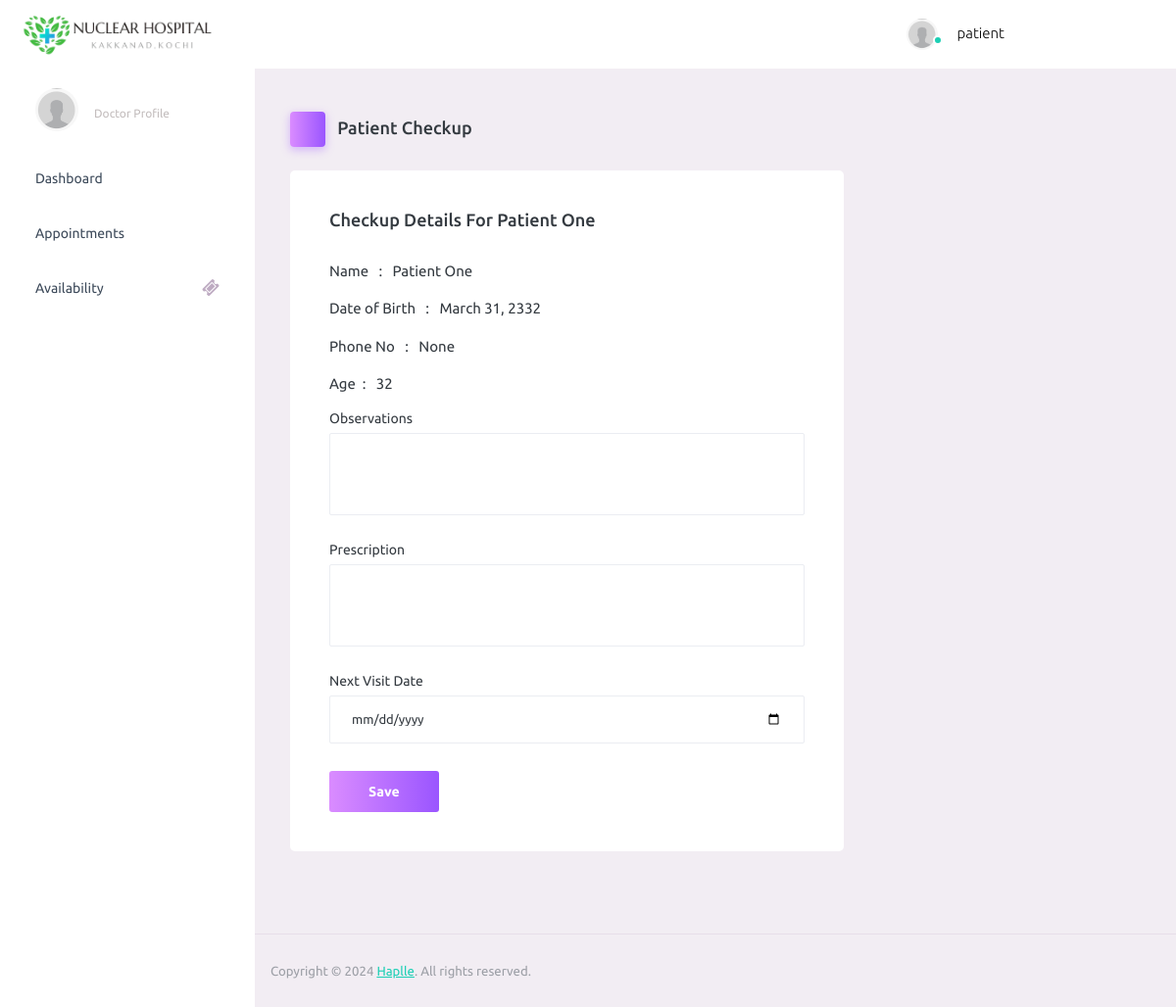
The app's page /doctor/checkup/1/ (signed in), older data.
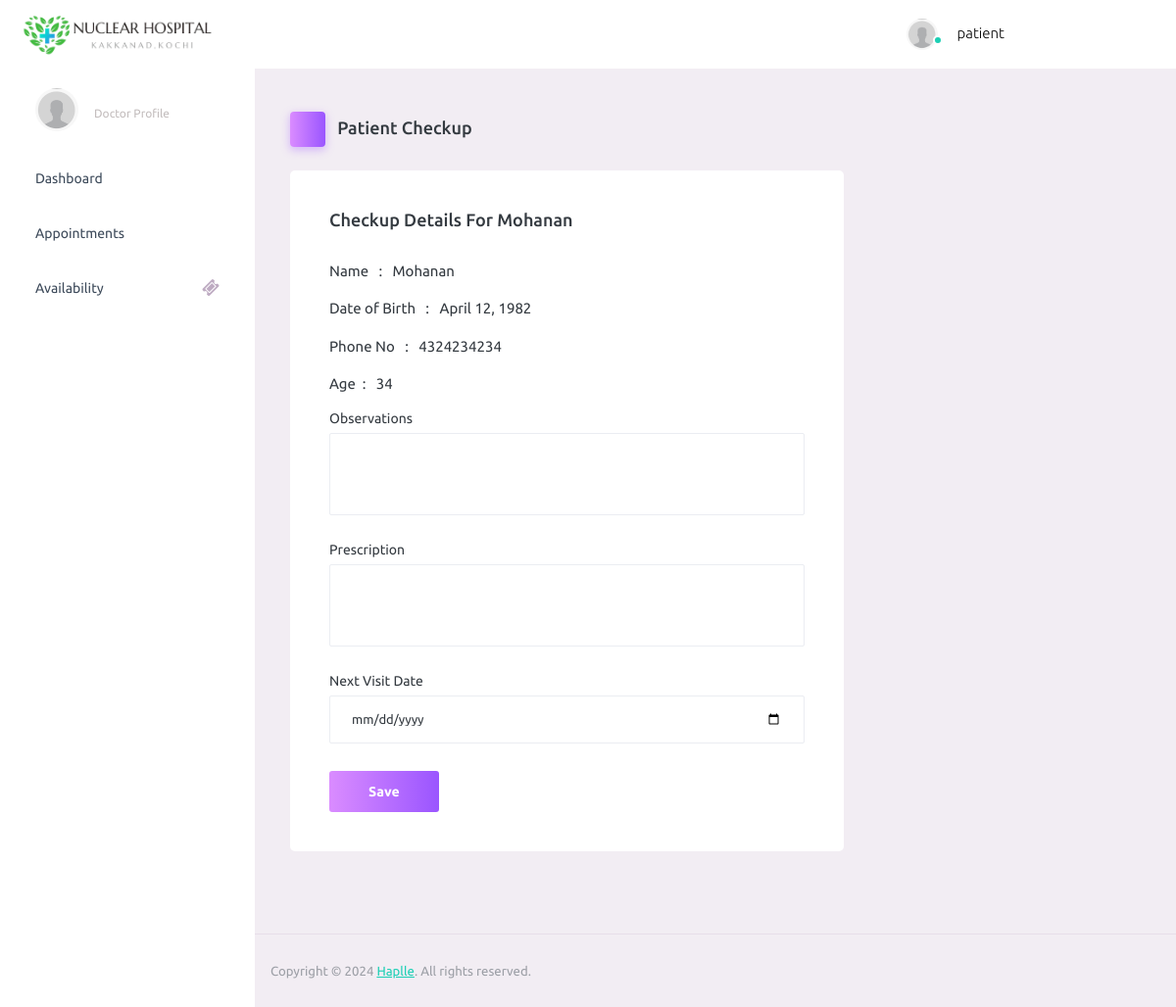
The same page, newer data.
### hospital/models.py (models this page shows, shortened)
class Appointment(models.Model):
    APPOINTMENT_STATUS = (
        ('pending', 'Pending'),
        ('confirmed', 'Confirmed'),
        ('rescheduled', 'Rescheduled'),
        ('cancelled', 'Cancelled'),
        ('completed', 'Completed'),
    )
    patient = models.ForeignKey(
        User,
        on_delete=models.CASCADE,
        related_name='appointments_as_patient',
        limit_choices_to={'profile__user_type': 'patient'}
    )
    doctor = models.ForeignKey(
        User,
        on_delete=models.CASCADE,
        related_name='appointments_as_doctor',
        limit_choices_to={'profile__user_type': 'doctor'}
    )
    dob = models.DateField(null=True)
    appointment_date = models.DateTimeField(null=True)
    reason_for_visit = models.TextField(blank=True, null=True)
    status = models.CharField(max_length=15, choices=APPOINTMENT_STATUS, default='pending')
    created_at = models.DateTimeField(auto_now_add=True)
    updated_at = models.DateTimeField(auto_now=True)
    payment_status = models.BooleanField(default=False)

class UserProfile(models.Model):
    USER_TYPE_CHOICES = (
        ('patient', 'Patient'),
        ('doctor', 'Doctor'),
        ('admin', 'Admin'),
    )
    DEPARTMENTS = (
        ('cardiology', 'Cardiology'),
        ('neurology', 'Neurology'),
        ('oncology', 'Oncology'),
        ('orthopedics', 'Orthopedics'),
        ('pediatrics', 'Pediatrics'),
        ('gynaecology', 'Gynaecology'),
        ('general', 'General'),
        ('emergency', 'Emergency'),
    )
    STATUS = (
        ('pending', 'Pending'),
        ('confirmed', 'Confirmed'),
        ('cancelled', 'Cancelled'),
    )
    user = models.OneToOneField(User, on_delete=models.CASCADE, related_name='profile')
    username = models.CharField(max_length=20, blank=True, null=True)
    name = models.CharField(max_length=20, blank=True, null=True)
    age = models.IntegerField(blank=True, null=True)
    address = models.TextField(blank=True, null=True)
    email = models.EmailField(max_length=50, blank=True, null=True)
    department = models .CharField(max_length=20, choices=DEPARTMENTS, blank=True, null=True)
    phone_no = models.CharField(max_length=20, blank=True, null=True)
    first_name = models.CharField(max_length=20, blank=True, null=True)
    last_name = models.CharField(max_length=20, blank=True, null=True)
    user_type = models.CharField(max_length=10, choices=USER_TYPE_CHOICES)
    status = models.CharField(max_length=10, choices=STATUS, default='pending')
    doctor_availability = models.BooleanField(default=False)

### hospital/views.py (the view, shortened to what this page needs)
# urls.py: path('doctor/checkup/<int:appointment_id>/', views.doctor_checkup, name='doctor_checkup'),
@login_required
def doctor_checkup(request, appointment_id):
    appointment = get_object_or_404(Appointment, id=appointment_id)
    checkup, created = CheckupDetails.objects.get_or_create(
        appointment=appointment,
        defaults={'patient': appointment.patient}
    )
    return render(request, 'doctor/checkup.html', {'appointment': appointment, 'checkup': checkup})

### hospital/templates/doctor/checkup.html (shortened to what this page needs)
{% extends "doctor/dashboard.html" %}
{% block content %}
<div class="page-header">
  <h3 class="page-title">
    <span class="page-title-icon bg-gradient-primary text-white me-2">
      <i class="mdi mdi-stethoscope"></i>
    </span> Patient Checkup
  </h3>
</div>
<div class="row">
  <div class="col-md-8 stretch-card grid-margin">
    <div class="card">
      <div class="card-body">
        <h4 class="card-title">Checkup Details for {{ appointment.patient.profile.name }}</h4><br>
        <p>Name&nbsp;&nbsp; :&nbsp;&nbsp;  {{ appointment.patient.profile.name }}</p>
        <p>Date of Birth &nbsp;&nbsp;:&nbsp;&nbsp; {{ appointment.dob }}</p>
        <p>Phone No &nbsp;&nbsp;:&nbsp;&nbsp; {{ appointment.patient.profile.phone_no }}</p>
        <p>Age&nbsp;&nbsp;: &nbsp;&nbsp;{{ appointment.patient.profile.age }}</p>
        <form method="post">
          <div class="form-group">
            <label for="observations">Observations</label>
            <textarea class="form-control" id="observations" name="observations" rows="4"></textarea>
          </div>
          <div class="form-group">
            <label for="prescription">Prescription</label>
            <textarea class="form-control" id="prescription" name="prescription" rows="4"></textarea>
          </div>
          <div class="form-group">
            <label for="next_visit_date">Next Visit Date</label>
            <input type="date" class="form-control" id="next_visit_date" name="next_visit_date">
          </div>
          <button type="submit" class="btn btn-gradient-primary mr-2">Save</button>
        </form>
      </div>
    </div>
  </div>
</div>
{% endblock %}

Row changes from the older to the newer data that the page shows:
changed Appointment: patient.profile.name "Patient One" → "Mohanan"; dob "March 31, 2332" → "April 12, 1982"; patient.profile.phone_no "None" → "4324234234"; patient.profile.age "32" → "34"
